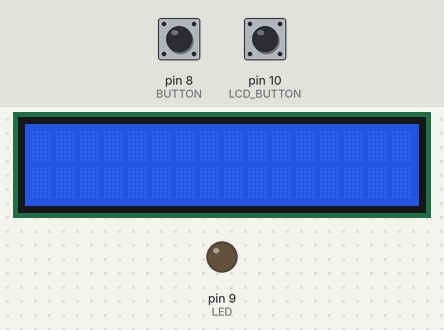
Recording of a sketch running on a simulated Arduino Uno, built with avr-gcc and run on an emulated ATmega328P. Shown: 16×2 character LCD, output pins drawn as LEDs (lit = HIGH). Dashed ring = blinking. The inputs (shaded band) are chosen by the test bench; at power-on: pin 10 (LCD_BUTTON) LOW, pin 8 (BUTTON) LOW.

Above: at 1.2 s.
1.3 s: pin 10 (LCD_BUTTON) pulled HIGH for 0.15 s
At 2.4 s:
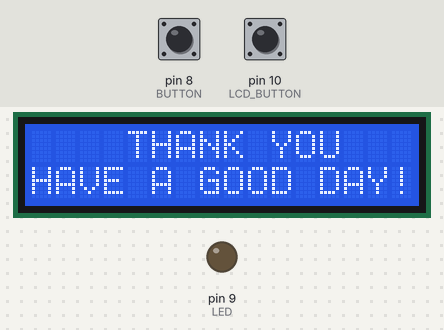
2.9 s: pin 8 (BUTTON) pulled HIGH for 0.15 s
At 3.4 s:
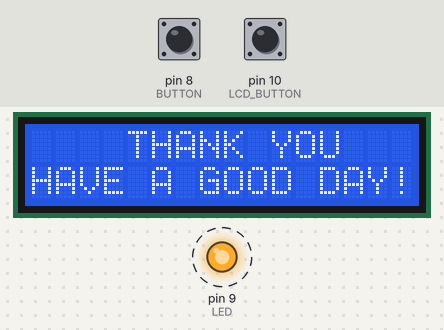
6.0 s: pin 8 (BUTTON) pulled HIGH for 1 s
At 6.0 s:
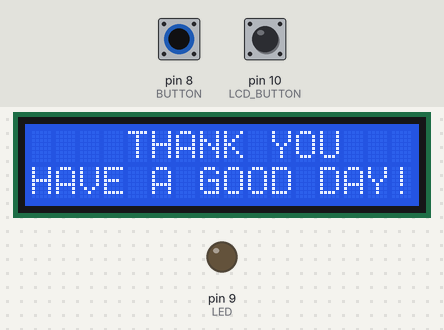
8.5 s: pin 8 (BUTTON) pulled HIGH for 3.2 s
At 8.9 s:
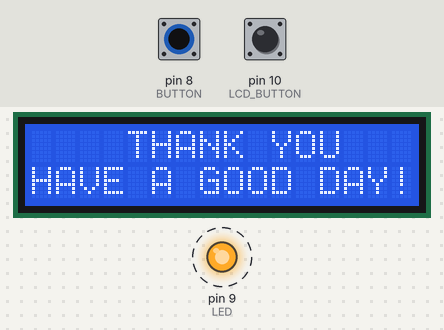
Timing chart, 0 to 14.2 s (numbered marks = the images above; inputs shaded):
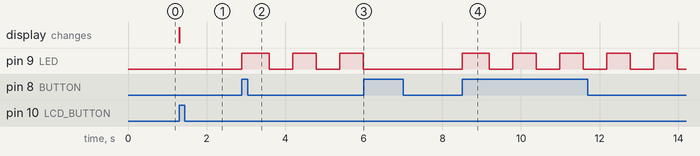

Measured:
- after the input at 1.3 s, the display: changes at once (image 1)
- after the input at 2.9 s, pin 9 (LED): alternates HIGH for 0.60 s and LOW for 0.60 s, starting at once
- after the input at 6.0 s, pin 9 (LED): stops changing and stays LOW
- after the input at 8.5 s, pin 9 (LED): alternates HIGH for 0.60 s and LOW for 0.60 s, starting at once

The sketch:

lcd_display_and_buttons.ino
```cpp
#include <LiquidCrystal.h>

LiquidCrystal lcd(1, 2, 4, 5, 6, 7);


// Declare components that will control LED
const int LED = 9;
bool ELECTRICITY_IS_ON = false;
bool LIGHT_IS_ON = false;
const int BUTTON = 8;
int LAST_BUTTON_STATE = 0;
float time = 0;


// Declare components that will control LCD
const int LCD_BUTTON = 10;
float lcd_time = 0;
bool lcd_is_on = false;


void setup() {
  lcd.begin(16, 2);
  pinMode (LED, OUTPUT);
  pinMode (BUTTON, INPUT);
}


void loop() {
  // If someone pushed the button, then check last button state
  // If it was off, then turn it on, prepare for blinking, update state
  // If it was on, just update the state:

  if(digitalRead(BUTTON)==HIGH){
    if(LAST_BUTTON_STATE == 0){
     ELECTRICITY_IS_ON = !ELECTRICITY_IS_ON;
     digitalWrite(LED, ELECTRICITY_IS_ON);
     LIGHT_IS_ON = true;
     delay(100);
     time = 0;
     LAST_BUTTON_STATE = 1;
    }
  }else{
    LAST_BUTTON_STATE = 0;
  }

  // Make LED blinking, if it should be working:

  if(ELECTRICITY_IS_ON){
    if(time >= 500){
      LIGHT_IS_ON = !LIGHT_IS_ON;
      digitalWrite(LED, LIGHT_IS_ON);
      time = 0;
    }
    time = time + 0.03f;
  }

  // If LCD button was pressed and LCD does not show any text, then set text, otherwise do nothing
  // To set text: Go to (position, row) and type first half of the message
  // Go to next line, (position, row), type second half of the message
  // Remember that LCD shows text:

  if(digitalRead(LCD_BUTTON)==HIGH && !lcd_is_on){
   lcd.clear();
   lcd.setCursor(4, 0);
   lcd.print("THANK YOU");
   lcd.setCursor(0, 1);
   lcd.print("HAVE A GOOD DAY!");

   lcd_is_on = true;
   lcd_time = 0;
  }

  // If LCD shows text, then check counter, otherwise do nothing
  // If counter <= 5000 then increment counter
  // If counter > 5000 then clear LCD screen, remember that LCD does not show text:

  if(lcd_is_on){
    if (lcd_time <= 5000){
      lcd_time = lcd_time + 0.01f;
    }else{
      lcd_is_on = false;
      lcd.clear();
    }
  }


}
```
